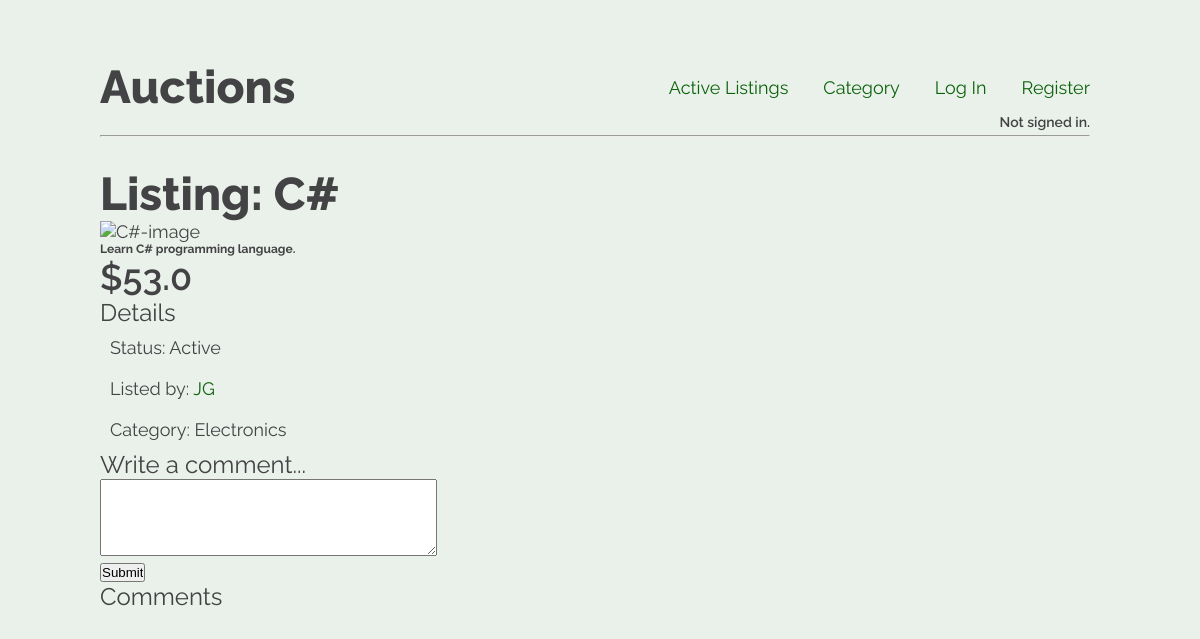
Screenshot of /item/3 with the database file from the repository.
### auctions/models.py (models this page shows, shortened)
class ListingItem(models.Model):
    title = models.CharField(max_length=50)
    description = models.CharField(max_length=250)
    starting_bid = models.FloatField()
    img_url = models.URLField(blank=True)  # models.ImageField()
    category = models.CharField(max_length=50, choices=category_choices)
    starting_date = models.DateTimeField(auto_now=True)
    author = models.ForeignKey(
        settings.AUTH_USER_MODEL,
        on_delete=models.CASCADE,
    )  # ForeigKey to User.
    is_active = models.BooleanField(default=True)
    in_watchlist = models.BooleanField(default=False)
    highest_bid = models.FloatField(default=0)
    highest_bid_user = models.CharField(max_length=50, blank=True, null=True)

class User(AbstractUser):
    pass

### auctions/views.py (the view, shortened to what this page needs)
# urls.py: path("item/<int:item_uid>", views.item, name="item"),
def item(request, item_uid):
    item = ListingItem.objects.get(id=item_uid)
    form = BidForm()
    comment_form = CommentForm()
    comments = ListingComment.objects.filter(item=item)
    try:
        if WatchList.objects.filter(user=request.user, item=item).exists():
            item.in_watchlist = True
    except TypeError:
        pass
    return render(request, "auctions/item.html", {
        "item": item,
        "in_watchlist": item.in_watchlist,
        "form": form,
        "comment_form": comment_form,
        "comments": comments,
        })

### auctions/models.py
class BidForm(ModelForm):
    class Meta:
        model = Bid
        fields = {
            'bid': 'Bid',
        }
        error_messages = {
            'bid': {
                'max_length': _("Your bid is too low!"),
            },
        }

class CommentForm(ModelForm):
    class Meta:
        model = ListingComment
        fields = ['comment']
        widgets = {
            'comment': Textarea(attrs={'cols': 40, 'rows': 5}),
        }

### auctions/templates/auctions/item.html (shortened to what this page needs)
{% extends 'auctions/layout.html' %}
{% block body %}
  <h1>Listing: {{ item.title }}</h1>
  <img src="{{ item.img_url }}" alt="{{ item.title }}-image" width="640">
  <h6>{{ item.description }}</h6>
  {% if item.starting_bid > item.highest_bid %}
    <h2>${{ item.starting_bid }}</h2>
  {% else %}
  <h2>${{ item.highest_bid }}</h2>
  {% endif %}
  <h3>Details</h3>
  <ul>
    {% if item.is_active %}
        <li>Status: Active</li>
    {% else %}
        <li>Status: Closed</li>
    {% endif %}
    <li>Listed by: <a href="#">{{ item.author }}</a></li>
    <li>Category: {{ item.category }}</li>
  </ul>
<h3>Write a comment...</h3>
<form action="{% url 'comment' item.id %}" method="POST">
  {{ comment_form }}
  <br>
  <input type="submit" value="Submit">
</form>
<h3>Comments</h3>
{% endblock %}

### auctions/static/auctions/style.css (style rules this page uses)
* { box-sizing: border-box; margin: 0; padding: 0; }
html { font-size: 62.5%; }
body { color: rgb(67, 67, 70); background-color: rgb(234, 241, 234); font-size: 1.8rem; font-family: 'Raleway', 'Trebuchet MS', 'Lucida Sans Unicode', 'Lucida Grande', 'Lucida Sans', Arial, sans-serif; padding: 6rem 10rem; }
h1 { font-size: 4.6rem; font-weight: 800; }
h2 { font-size: 3.6rem; font-weight: 600; }
h3 { font-size: 2.4rem; font-weight: 400; }
ul { list-style-type: none; }
li { padding: 1rem; }
a { color: rgb(12, 99, 12); text-decoration: none; }

### rows the page displays
ListingItem: title "C#", description "Learn C# programming language.", starting_bid "53.0", author "JG", category "Electronics"
